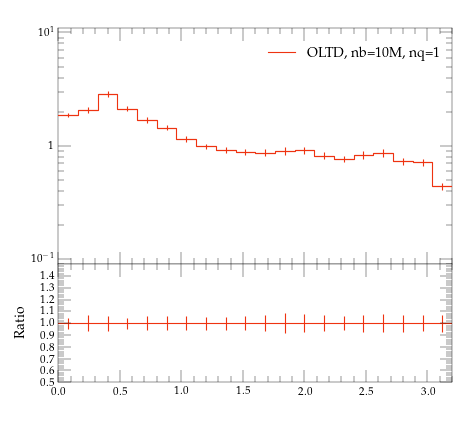

Recreate this plot in Python.
#! /usr/bin/env python

# This Python script was auto-generated using YODA v2.0.0.
# Analysis object: /evtb/inc_bg_dphi
# Timestamp: 13-04-2024 (01:44:13)

import matplotlib as mpl
import matplotlib.pyplot as plt
mpl.use('Agg') # comment out for interactive use
import os
import numpy as np

plotDir = os.path.split(os.path.realpath(__file__))[0]
if 'YODA_USER_PLOT_PATH' in globals():
    plot_outdir = globals()['YODA_USER_PLOT_PATH']
else:
    plot_outdir = plotDir

#plot style
plt.style.use(os.path.join(plotDir, '../default.mplstyle'))
# plot metadata
figW, figH = plt.rcParams['figure.figsize']
ax_xLabel = r''
ax_yLabel = r''
ax_title  = r''
ax_xScale = 'linear'
ax_yScale = 'log'
xLims = (0.0, 3.2)
yLims = (0.09000000000000001, 11.0)

# TeX-friendly labels for the legend
labels = [ r"OLTD, nb=10M, nq=1" ]

# Create figure and axis objects
fig, (ax, ratio0_ax) = plt.subplots(2, 1, sharex=True,
                  figsize=(figW,figH), gridspec_kw={'height_ratios': (2, 1)})
ratio0_ax.yaxis.set_major_locator(mpl.ticker.MultipleLocator(0.1))
ratio0_ax.set_ylim(0.5, 1.4999)
ratio0_ax.set_ylabel('Ratio')

# LineColor map: curve index -> color
linecolors = {0: '#EE3311'}
# the numerical data is stored in a separate file
dataf = dict()
prefix = os.path.split(__file__)[0]
if prefix:    prefix = prefix + '/'
exec(open(prefix+'inc_bg_dphi__data.py').read(), dataf)


legend_handles = [] # keep track of handles for the legend

# style options for curves
# starts at zorder>=5 to draw curve on top of legend
styles = {
  'curve0': {
    'color' : linecolors[0],
    'linestyle' : '-',
    'marker' : 'o',
    'zorder' : 5,
    'histstyle' : True,
  },
}
# curve from input yoda files in main panel
for label in dataf['yvals'].keys():
    if all(np.isnan(v) for v in dataf['yvals'][label]):
        continue
    tmp = None
    if styles[label]['histstyle']: # draw as histogram
        tmp, = ax.plot(dataf['xedges'], dataf['yedges'][label],
                       color=styles[label]['color'],
                       linestyle=styles[label]['linestyle'],
                       drawstyle='steps-pre', solid_joinstyle='miter',
                       zorder=styles[label]['zorder'], label=label)
        ax.errorbar(dataf['xpoints'], dataf['yvals'][label], color=styles[label]['color'],
                    xerr=dataf['xerrs'], yerr=[dataf['ydowns'][label], dataf['yups'][label]],
                    linestyle='none', zorder=styles[label]['zorder'])
    else: # draw as scatter
        tmp = ax.errorbar(dataf['xpoints'], dataf['yvals'][label],
                          xerr=dataf['xerrs'],
                          yerr=[ dataf['ydowns'][label],
                          dataf['yups'][label] ],
                          fmt=styles[label]['marker'],
                          ecolor=styles[label]['color'],
                          color=styles[label]['color'], zorder=2)
        tmp[-1][0].set_linestyle(styles[label]['linestyle'])
    legend_handles += [tmp]
    for varLabel in dataf['variation_yvals'].keys():
        if varLabel.startswith(label):
            tmp, = ax.plot(dataf['xedges'], dataf['variation_yvals'][varLabel],
                           color=styles[label]['color'],
                           linestyle=styles[label]['linestyle'],
                           drawstyle='steps-pre', solid_joinstyle='miter',
                           zorder=styles[label]['zorder'], alpha=0.5)


# plots on ratio panel
# curve from input yoda files in ratio panel
for label, yvals in dataf['ratio0_yvals'].items():
    if all(np.isnan(v) for v in yvals):
        continue
    if styles[label]['histstyle']: # plot as histogram
        ratio0_ax.plot(dataf['xedges'], yvals,
                       color=styles[label]['color'],
                       linestyle=styles[label]['linestyle'],
                       drawstyle='steps-pre', zorder=1,
                       solid_joinstyle='miter')
        ratio0_ax.vlines(dataf['xpoints'],
                         dataf['ratio0_ymin'][label],
                         dataf['ratio0_ymax'][label],
                         color=styles[label]['color'], zorder=1)
    else: # plot as scatter
        tmp = ratio0_ax.errorbar(dataf['xpoints'],
                                 yvals, xerr=dataf['xerrs'],
                                 yerr=dataf['ratio0_yerrs'][label],
                                 fmt=styles[label]['marker'],
                                 ecolor=styles[label]['color'],
                                 color=styles[label]['color'])
        tmp[-1][0].set_linestyle(styles[label]['linestyle'])

    for varlabel in dataf['ratio0_variation_vals'].keys():
        if varlabel.startswith(label):
            ratio0_ax.plot(dataf['xedges'],
                            dataf['ratio0_variation_vals'][varlabel],
                            color=styles[label]['color'],
                            linestyle=styles[label]['linestyle'],
                            drawstyle='steps-pre', solid_joinstyle='miter',
                            zorder=1, alpha=0.5)

legend_pos = (0.5, 0.97)
ax.legend(legend_handles, labels, loc='upper left', bbox_to_anchor=legend_pos)

# set plot metadata as defined above
ratio0_ax.set_xlabel(ax_xLabel)
ratio0_ax.xaxis.set_label_coords(1., -.15)
ax.set_ylabel(ax_yLabel, loc='top')
ax.set_title(ax_title, loc='left')
ax.set_xscale(ax_xScale)
ax.set_yscale(ax_yScale)
ax.set_xlim(xLims)
ax.set_ylim(yLims)

# tick formatting
plt.rcParams['xtick.top'] = True
plt.rcParams['ytick.right'] = True
ax.yaxis.set_major_locator(mpl.ticker.LogLocator(base=10.0, numticks=np.inf))
ax.yaxis.set_minor_locator(mpl.ticker.LogLocator(
                           base=10.0, subs=np.arange(0.1, 1, 0.1), numticks=np.inf))
fig.align_ylabels((ax, ratio0_ax))
plt.savefig(os.path.join(plot_outdir, 'inc_bg_dphi.pdf'), format='PDF')
plt.savefig(os.path.join(plot_outdir, 'inc_bg_dphi.png'), format='PNG')

plt.close(fig)
